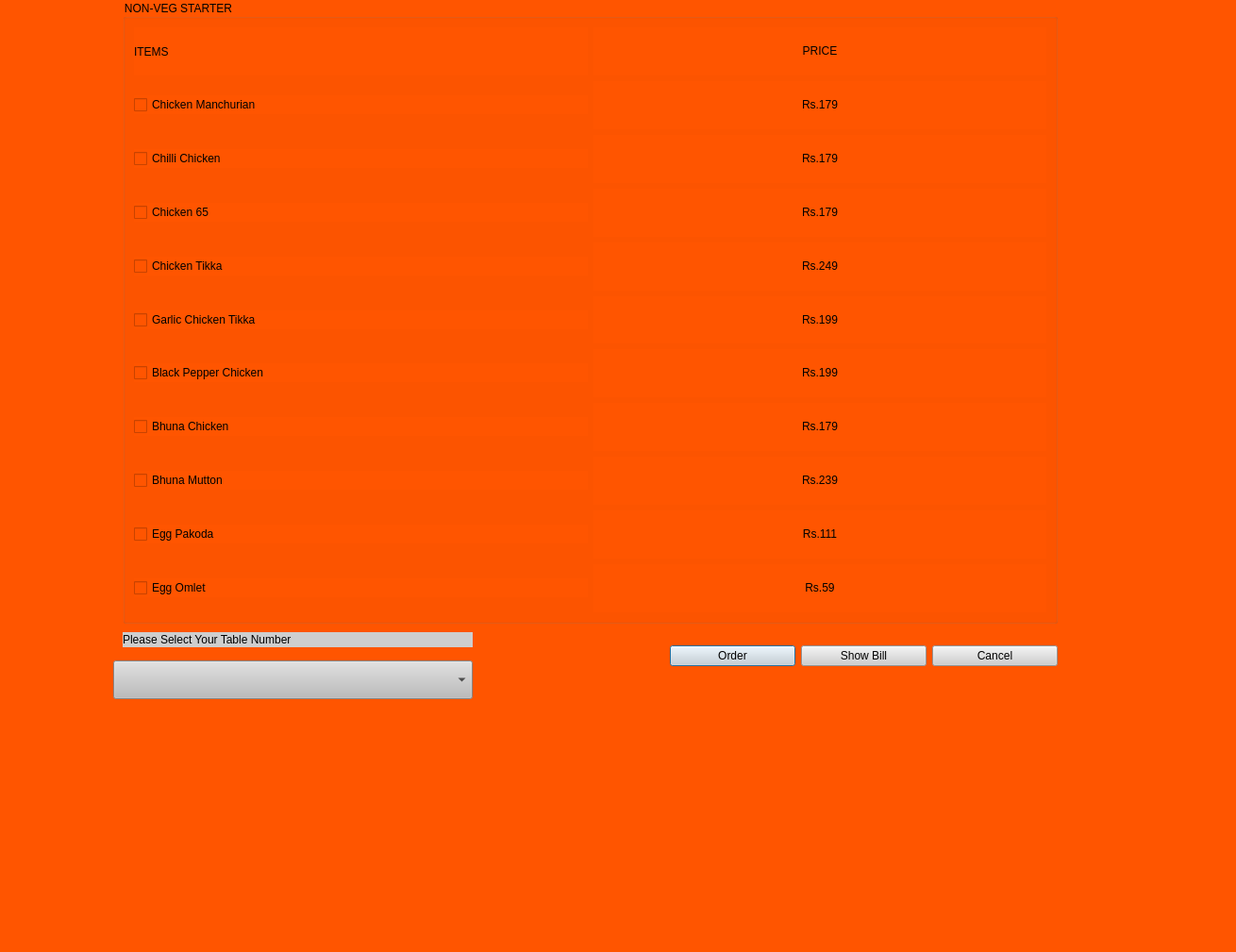
<?xml version="1.0" encoding="UTF-8"?>
<ui version="4.0">
 <class>dialogpart2</class>
 <widget class="QDialog" name="dialogpart2">
  <property name="geometry">
   <rect>
    <x>0</x>
    <y>0</y>
    <width>1310</width>
    <height>1009</height>
   </rect>
  </property>
  <property name="windowTitle">
   <string>Dialog</string>
  </property>
  <property name="styleSheet">
   <string notr="true">background-color: rgb(255, 85, 0);
background-image: url(:/rec/img/5783153.jpg);
color: rgb(0, 0, 0);</string>
  </property>
  <widget class="QGroupBox" name="groupBox">
   <property name="geometry">
    <rect>
     <x>130</x>
     <y>0</y>
     <width>991</width>
     <height>661</height>
    </rect>
   </property>
   <property name="styleSheet">
    <string notr="true">font: 87 12pt &quot;Arial Black&quot;;
color: rgb(0, 0, 0);
background-image: url(:/rec/img/5783153.jpg);</string>
   </property>
   <property name="title">
    <string>NON-VEG STARTER</string>
   </property>
   <layout class="QVBoxLayout" name="verticalLayout">
    <item>
     <layout class="QHBoxLayout" name="horizontalLayout">
      <item>
       <widget class="QLabel" name="label">
        <property name="styleSheet">
         <string notr="true">font: 87 12pt &quot;Arial Black&quot;;
color: rgb(0, 0, 0);</string>
        </property>
        <property name="text">
         <string>ITEMS</string>
        </property>
       </widget>
      </item>
      <item>
       <widget class="QLabel" name="label_2">
        <property name="styleSheet">
         <string notr="true">font: 87 12pt &quot;Arial Black&quot;;
color: rgb(0, 0, 0);</string>
        </property>
        <property name="text">
         <string>&lt;html&gt;&lt;head/&gt;&lt;body&gt;&lt;p align=&quot;center&quot;&gt;PRICE&lt;/p&gt;&lt;/body&gt;&lt;/html&gt;</string>
        </property>
       </widget>
      </item>
     </layout>
    </item>
    <item>
     <layout class="QHBoxLayout" name="horizontalLayout_2">
      <item>
       <widget class="QCheckBox" name="checkBox">
        <property name="styleSheet">
         <string notr="true">font: 87 12pt &quot;Arial Black&quot;;
color: rgb(0, 0, 0);</string>
        </property>
        <property name="text">
         <string>Chicken Manchurian</string>
        </property>
       </widget>
      </item>
      <item>
       <widget class="QLabel" name="label_3">
        <property name="styleSheet">
         <string notr="true">font: 87 12pt &quot;Arial Black&quot;;
color: rgb(0, 0, 0);</string>
        </property>
        <property name="text">
         <string>&lt;html&gt;&lt;head/&gt;&lt;body&gt;&lt;p align=&quot;center&quot;&gt;Rs.179&lt;/p&gt;&lt;/body&gt;&lt;/html&gt;</string>
        </property>
       </widget>
      </item>
     </layout>
    </item>
    <item>
     <layout class="QHBoxLayout" name="horizontalLayout_3">
      <item>
       <widget class="QCheckBox" name="checkBox_2">
        <property name="styleSheet">
         <string notr="true">font: 87 12pt &quot;Arial Black&quot;;
color: rgb(0, 0, 0);</string>
        </property>
        <property name="text">
         <string>Chilli Chicken</string>
        </property>
       </widget>
      </item>
      <item>
       <widget class="QLabel" name="label_4">
        <property name="styleSheet">
         <string notr="true">font: 87 12pt &quot;Arial Black&quot;;
color: rgb(0, 0, 0);</string>
        </property>
        <property name="text">
         <string>&lt;html&gt;&lt;head/&gt;&lt;body&gt;&lt;p align=&quot;center&quot;&gt;Rs.179&lt;/p&gt;&lt;/body&gt;&lt;/html&gt;</string>
        </property>
       </widget>
      </item>
     </layout>
    </item>
    <item>
     <layout class="QHBoxLayout" name="horizontalLayout_4">
      <item>
       <widget class="QCheckBox" name="checkBox_3">
        <property name="styleSheet">
         <string notr="true">font: 87 12pt &quot;Arial Black&quot;;
color: rgb(0, 0, 0);</string>
        </property>
        <property name="text">
         <string>Chicken 65</string>
        </property>
       </widget>
      </item>
      <item>
       <widget class="QLabel" name="label_5">
        <property name="styleSheet">
         <string notr="true">font: 87 12pt &quot;Arial Black&quot;;
color: rgb(0, 0, 0);</string>
        </property>
        <property name="text">
         <string>&lt;html&gt;&lt;head/&gt;&lt;body&gt;&lt;p align=&quot;center&quot;&gt;Rs.179&lt;/p&gt;&lt;/body&gt;&lt;/html&gt;</string>
        </property>
       </widget>
      </item>
     </layout>
    </item>
    <item>
     <layout class="QHBoxLayout" name="horizontalLayout_10">
      <item>
       <widget class="QCheckBox" name="checkBox_9">
        <property name="styleSheet">
         <string notr="true">font: 87 12pt &quot;Arial Black&quot;;
color: rgb(0, 0, 0);</string>
        </property>
        <property name="text">
         <string>Chicken Tikka</string>
        </property>
       </widget>
      </item>
      <item>
       <widget class="QLabel" name="label_11">
        <property name="styleSheet">
         <string notr="true">font: 87 12pt &quot;Arial Black&quot;;
color: rgb(0, 0, 0);</string>
        </property>
        <property name="text">
         <string>&lt;html&gt;&lt;head/&gt;&lt;body&gt;&lt;p align=&quot;center&quot;&gt;Rs.249&lt;/p&gt;&lt;/body&gt;&lt;/html&gt;</string>
        </property>
       </widget>
      </item>
     </layout>
    </item>
    <item>
     <layout class="QHBoxLayout" name="horizontalLayout_11">
      <item>
       <widget class="QCheckBox" name="checkBox_10">
        <property name="styleSheet">
         <string notr="true">font: 87 12pt &quot;Arial Black&quot;;
color: rgb(0, 0, 0);</string>
        </property>
        <property name="text">
         <string>Garlic Chicken Tikka</string>
        </property>
       </widget>
      </item>
      <item>
       <widget class="QLabel" name="label_12">
        <property name="styleSheet">
         <string notr="true">font: 87 12pt &quot;Arial Black&quot;;
color: rgb(0, 0, 0);</string>
        </property>
        <property name="text">
         <string>&lt;html&gt;&lt;head/&gt;&lt;body&gt;&lt;p align=&quot;center&quot;&gt;Rs.199&lt;/p&gt;&lt;/body&gt;&lt;/html&gt;</string>
        </property>
       </widget>
      </item>
     </layout>
    </item>
    <item>
     <layout class="QHBoxLayout" name="horizontalLayout_13">
      <item>
       <widget class="QCheckBox" name="checkBox_12">
        <property name="styleSheet">
         <string notr="true">font: 87 12pt &quot;Arial Black&quot;;
color: rgb(0, 0, 0);</string>
        </property>
        <property name="text">
         <string>Black Pepper Chicken</string>
        </property>
       </widget>
      </item>
      <item>
       <widget class="QLabel" name="label_14">
        <property name="styleSheet">
         <string notr="true">font: 87 12pt &quot;Arial Black&quot;;
color: rgb(0, 0, 0);</string>
        </property>
        <property name="text">
         <string>&lt;html&gt;&lt;head/&gt;&lt;body&gt;&lt;p align=&quot;center&quot;&gt;Rs.199&lt;/p&gt;&lt;/body&gt;&lt;/html&gt;</string>
        </property>
       </widget>
      </item>
     </layout>
    </item>
    <item>
     <layout class="QHBoxLayout" name="horizontalLayout_12">
      <item>
       <widget class="QCheckBox" name="checkBox_11">
        <property name="styleSheet">
         <string notr="true">font: 87 12pt &quot;Arial Black&quot;;
color: rgb(0, 0, 0);</string>
        </property>
        <property name="text">
         <string>Bhuna Chicken</string>
        </property>
       </widget>
      </item>
      <item>
       <widget class="QLabel" name="label_13">
        <property name="styleSheet">
         <string notr="true">font: 87 12pt &quot;Arial Black&quot;;
color: rgb(0, 0, 0);</string>
        </property>
        <property name="text">
         <string>&lt;html&gt;&lt;head/&gt;&lt;body&gt;&lt;p align=&quot;center&quot;&gt;Rs.179&lt;/p&gt;&lt;/body&gt;&lt;/html&gt;</string>
        </property>
       </widget>
      </item>
     </layout>
    </item>
    <item>
     <layout class="QHBoxLayout" name="horizontalLayout_14">
      <item>
       <widget class="QCheckBox" name="checkBox_13">
        <property name="styleSheet">
         <string notr="true">font: 87 12pt &quot;Arial Black&quot;;
color: rgb(0, 0, 0);</string>
        </property>
        <property name="text">
         <string>Bhuna Mutton</string>
        </property>
       </widget>
      </item>
      <item>
       <widget class="QLabel" name="label_15">
        <property name="styleSheet">
         <string notr="true">font: 87 12pt &quot;Arial Black&quot;;
color: rgb(0, 0, 0);</string>
        </property>
        <property name="text">
         <string>&lt;html&gt;&lt;head/&gt;&lt;body&gt;&lt;p align=&quot;center&quot;&gt;Rs.239&lt;/p&gt;&lt;/body&gt;&lt;/html&gt;</string>
        </property>
       </widget>
      </item>
     </layout>
    </item>
    <item>
     <layout class="QHBoxLayout" name="horizontalLayout_15">
      <item>
       <widget class="QCheckBox" name="checkBox_14">
        <property name="styleSheet">
         <string notr="true">font: 87 12pt &quot;Arial Black&quot;;
color: rgb(0, 0, 0);</string>
        </property>
        <property name="text">
         <string>Egg Pakoda</string>
        </property>
       </widget>
      </item>
      <item>
       <widget class="QLabel" name="label_16">
        <property name="styleSheet">
         <string notr="true">font: 87 12pt &quot;Arial Black&quot;;
color: rgb(0, 0, 0);</string>
        </property>
        <property name="text">
         <string>&lt;html&gt;&lt;head/&gt;&lt;body&gt;&lt;p align=&quot;center&quot;&gt;Rs.111&lt;/p&gt;&lt;/body&gt;&lt;/html&gt;</string>
        </property>
       </widget>
      </item>
     </layout>
    </item>
    <item>
     <layout class="QHBoxLayout" name="horizontalLayout_16">
      <item>
       <widget class="QCheckBox" name="checkBox_15">
        <property name="styleSheet">
         <string notr="true">font: 87 12pt &quot;Arial Black&quot;;
color: rgb(0, 0, 0);</string>
        </property>
        <property name="text">
         <string>Egg Omlet</string>
        </property>
       </widget>
      </item>
      <item>
       <widget class="QLabel" name="label_17">
        <property name="styleSheet">
         <string notr="true">font: 87 12pt &quot;Arial Black&quot;;
color: rgb(0, 0, 0);</string>
        </property>
        <property name="text">
         <string>&lt;html&gt;&lt;head/&gt;&lt;body&gt;&lt;p align=&quot;center&quot;&gt;Rs.59&lt;/p&gt;&lt;/body&gt;&lt;/html&gt;</string>
        </property>
       </widget>
      </item>
     </layout>
    </item>
   </layout>
  </widget>
  <widget class="QComboBox" name="comboBox">
   <property name="geometry">
    <rect>
     <x>120</x>
     <y>700</y>
     <width>381</width>
     <height>41</height>
    </rect>
   </property>
   <property name="styleSheet">
    <string notr="true">color: rgb(0, 0, 0);
background-image: url(:/rec/img/5783153.jpg);
background-color: rgb(188, 188, 188);</string>
   </property>
  </widget>
  <widget class="QLabel" name="label_6">
   <property name="geometry">
    <rect>
     <x>130</x>
     <y>670</y>
     <width>371</width>
     <height>16</height>
    </rect>
   </property>
   <property name="styleSheet">
    <string notr="true">font: 87 12pt &quot;Arial Black&quot;;
background-image: url(:/rec/img/5783153.jpg);
background-color: rgb(206, 206, 206);
color: rgb(0, 0, 0);</string>
   </property>
   <property name="text">
    <string>Please Select Your Table Number</string>
   </property>
  </widget>
  <widget class="QWidget" name="layoutWidget">
   <property name="geometry">
    <rect>
     <x>710</x>
     <y>670</y>
     <width>411</width>
     <height>51</height>
    </rect>
   </property>
   <property name="styleSheet">
    <string>font: 87 12pt &quot;Arial Black&quot;;
color: rgb(0, 0, 0);</string>
   </property>
   <layout class="QHBoxLayout" name="horizontalLayout_5">
    <item>
     <widget class="QPushButton" name="pushButton">
      <property name="styleSheet">
       <string notr="true">font: 87 12pt &quot;Arial Black&quot;;
background-color: rgb(216, 216, 216);
background-image: url(:/rec/img/5783153.jpg);</string>
      </property>
      <property name="text">
       <string>Order</string>
      </property>
     </widget>
    </item>
    <item>
     <widget class="QPushButton" name="pushButton_4">
      <property name="styleSheet">
       <string notr="true">font: 87 12pt &quot;Arial Black&quot;;
background-image: url(:/rec/img/5783153.jpg);
background-color: rgb(206, 206, 206);
color: rgb(0, 0, 0);</string>
      </property>
      <property name="text">
       <string>Show Bill</string>
      </property>
     </widget>
    </item>
    <item>
     <widget class="QPushButton" name="pushButton_5">
      <property name="styleSheet">
       <string notr="true">font: 87 12pt &quot;Arial Black&quot;;
background-image: url(:/rec/img/5783153.jpg);
background-color: rgb(206, 206, 206);
color: rgb(0, 0, 0);</string>
      </property>
      <property name="text">
       <string>Cancel</string>
      </property>
     </widget>
    </item>
   </layout>
  </widget>
 </widget>
 <resources/>
 <connections/>
</ui>
